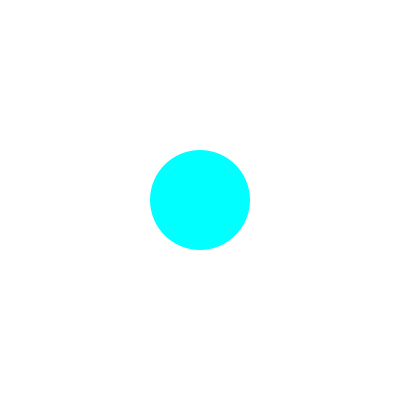
Frame 1 (no input)
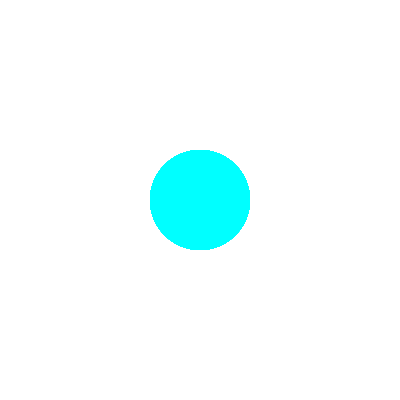
Frame 60 (the mouse pressed at the canvas centre just before this capture)
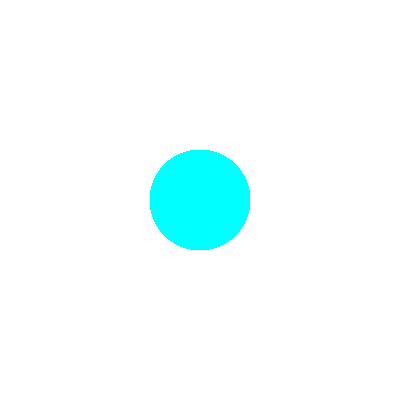
Frame 120 (the mouse held since frame 60 and released just before this capture)

The Processing sketch that drew these frames (run headless with seeded random() and noise(); from frame 60 on, the mouse is pressed at the canvas centre):

// Processing sketch: variables_1
// ── variables_1.pde
//francisco
//este codigo dibuja cosas
float s;
float posX;
float posY;

void setup() { 
  s = 100;
  posX = 0;
  posY = 100;
  size(400, 400);
  background(255);
}

void draw() {
  fill(255, 0, 0); //fill sirve para dar color al relleno
  noStroke();
  noFill();
  rect(width/2 - s/2, height/2 - s/2, s, s);
  rect(width/2 - s/2.4, height/2.4 - s/2, s, s);
  
  fill(0,255,255);
  ellipse(width/2, height/2, s, s);
}
